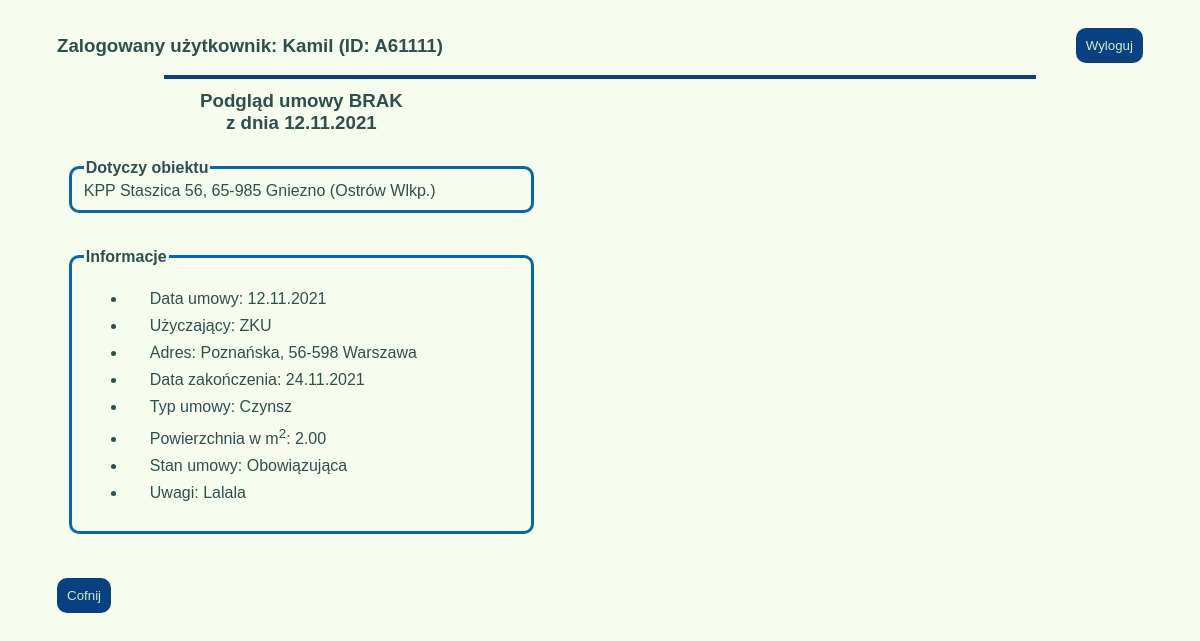
Before: /umowy/podglad/1/ (signed in) with the older database file.
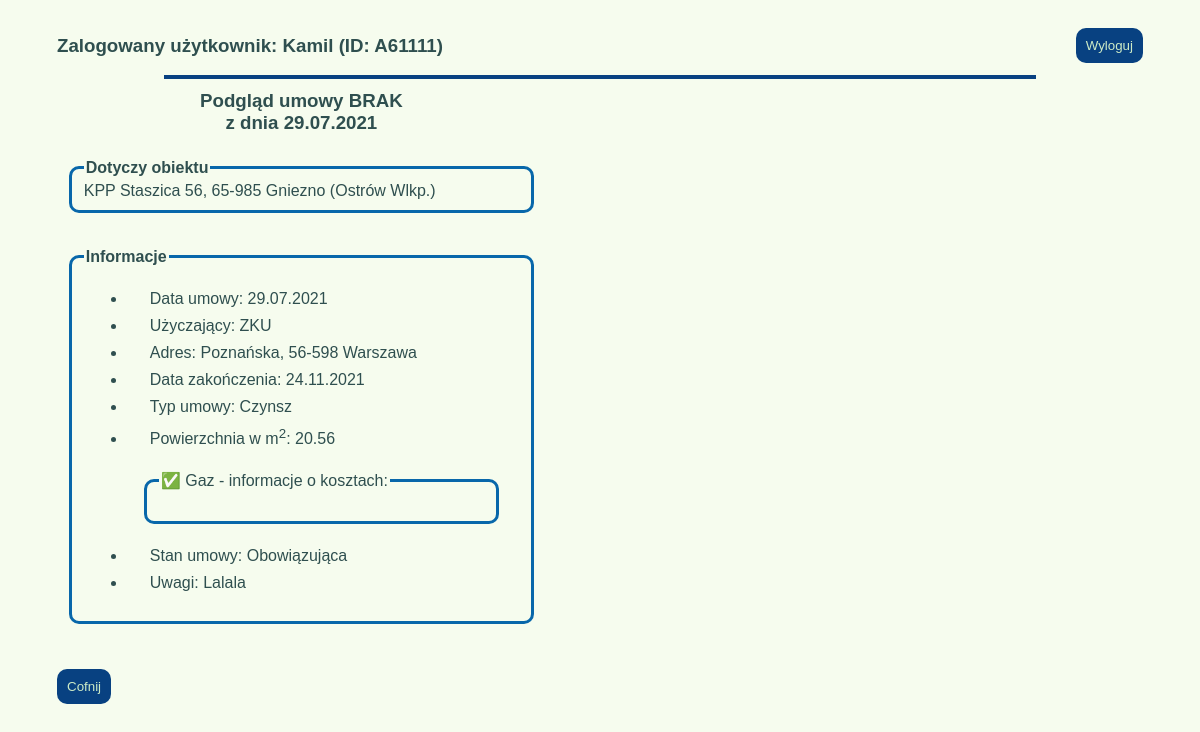
After: the same page with the newer database file.
### umowyapp/models.py (models this page shows, shortened)
class Umowa(models.Model):
    data_umowy = models.DateField(null=False)
    nr_umowy = models.CharField(max_length=20, blank=True, default="BRAK")
    podstawa_prawna = models.ForeignKey(Podstawa_prawna, on_delete=models.CASCADE, blank=True)
    nazwa_uzyczajacego = models.CharField(max_length=30, null=True)
    adres_uzyczajacego = models.CharField(max_length=30, null=True)
    kod_pocztowy_uzyczajacego = models.CharField(max_length=6, null=True)
    miasto_uzyczajacego = models.CharField(max_length=20, null=True)
    okres_obowiazywania = models.DateField(blank=True, default="")
    typ_umowy = models.ForeignKey(Rodzaj_umowy, on_delete=models.CASCADE)
    pow_uzyczona = models.DecimalField(max_digits=4, decimal_places=2, null=True, blank=True)
    rodzaj_kosztow_prad = models.BooleanField()
    informacje_prad = models.TextField(blank=True, default="")
    rodzaj_kosztow_gaz = models.BooleanField()
    informacje_gaz = models.TextField(blank=True, default="")
    rodzaj_kosztow_woda = models.BooleanField()
    informacje_woda = models.TextField(blank=True, default="")
    rodzaj_kosztow_co = models.BooleanField()
    informacje_co = models.TextField(blank=True, default="")
    powiaty_jedn = models.ForeignKey(Powiaty_Wlkp, on_delete=models.CASCADE)
    rodzaj_jedn = models.ForeignKey(Rodzaje_jednostek, on_delete=models.CASCADE)
    adres_jedn = models.CharField(max_length=30, null=True)
    miasto_jedn = models.CharField(max_length=20, null=True)
    kod_pocztowy_jedn = models.CharField(max_length=6, null=True)
    skan_umowy = models.FileField(upload_to='umowy_pdf', null=True, blank=True)
    stan_umowy = models.ForeignKey(Stan_umow, on_delete=models.CASCADE, blank=False, default=1)
    uwagi = models.TextField(blank=True, default="")
    deleted = models.BooleanField(null=False, default=0)
    created = models.DateTimeField(auto_now_add=True)
    modified = models.DateTimeField(auto_now=True)
    autor = models.ForeignKey("auth.User", on_delete=models.CASCADE)

class Rodzaje_jednostek(models.Model):
    rodzaj = models.CharField(max_length=4, null=False)
    def __str__(self):
        return self.rodzaj_jedn()
    def rodzaj_jedn(self):
        return "{}".format(self.rodzaj)

class Powiaty_Wlkp(models.Model):
    powiat = models.CharField(max_length=12, null=False)
    def __str__(self):
        return self.powiat_jedn()
    def powiat_jedn(self):
        return "{}".format(self.powiat)

class Rodzaj_umowy(models.Model):
    rodz_um = models.CharField(max_length=6, default="Czynsz")
    def __str__(self):
        return self.rodzaj_um()
    def rodzaj_um(self):
        return "{}".format(self.rodz_um)

class Stan_umow(models.Model):
    stan = models.CharField(max_length=14, null=False)
    def __str__(self):
        return self.stan_umowy()
    def stan_umowy(self):
        return "{}".format(self.stan)

### umowyapp/views.py (the view)
# urls.py: path('podglad/<int:id>/', podglad_umow, name="podglad_umowy"),
@login_required
def podglad_umow(request, id):
    podglad = Umowa.objects.get(pk=id)
    form = UmowyForm(request.FILES or None, instance=podglad)
    return render(request, 'podglad.html', {'podglad': podglad})

### templates/podglad.html (shortened to what this page needs)
{%extends 'start.html'%}
{%block strona%}
<section xmlns="http://www.w3.org/1999/html">
    <div class="podglad_box">
        <h3 class="naglowek_podglad">Podgląd umowy {{podglad.nr_umowy}}<br>z dnia {{podglad.data_umowy}}</h3>
        <form class="podglad_umow">
            <fieldset>
                <legend><b>Dotyczy obiektu</b></legend>
                <span>{{podglad.rodzaj_jedn}} {{podglad.adres_jedn}}, {{podglad.kod_pocztowy_jedn}} {{podglad.miasto_jedn}} ({{podglad.powiaty_jedn}})</span>
            </fieldset>
        </form>
        <form class="podglad_umow">
            <fieldset>
                <legend><b>Informacje</b></legend>
                <ul>
                    <li><label>Data umowy: {{podglad.data_umowy}}</label></li>
                    <li><label>Użyczający: {{podglad.nazwa_uzyczajacego }}</label></li>
                    <li><label> Adres: {{podglad.adres_uzyczajacego}},
                        {{podglad.kod_pocztowy_uzyczajacego}} {{podglad.miasto_uzyczajacego}}</label>
                    </li>
                    <li><label>Data zakończenia: {{podglad.okres_obowiazywania}}</label></li>
                    <li><label>Typ umowy: {{podglad.typ_umowy}}</label></li>
                    <li><label>Powierzchnia w m<sup>2</sup>: {{podglad.pow_uzyczona}}</label></li>
                    {%if podglad.rodzaj_kosztow_gaz == True%}
                      <form>
                    <fieldset class="media-podgląd">
                        <legend class="aktywne"> Gaz - informacje o kosztach: </legend>
                    </fieldset>
                    </form>
                    {%endif%}
                    <li> <label>Stan umowy: {{podglad.stan_umowy}}</label></li>
                    <li> <label>Uwagi: {{podglad.uwagi}}</label></li>
                </ul>
            </fieldset>
        </form>
        <div class="cofni_podgląd">
            <a href="{% url 'wszystkie_umowy'%}"><button class="button-general button-back">Cofnij</button></a>
        </div>
    </div>
</section>
{%endblock%}

### templates/start.html (shortened to what this page needs)
{%load static%}
<!doctype html>
<html lang="pl">
<head>
    <link rel="stylesheet" href= "{%block css%}{% static 'style.css' %}{%endblock%}">
</head>
<body>
{% if user.is_authenticated%}
<nav class="element_login">
    <h3 class="user_name">Zalogowany użytkownik: {{user.first_name}} (ID: {{user.username}})</h3>
    <a href="{%url 'logout'%}"><button class="button-logout">Wyloguj</button></a>
</nav>
{%else%}
<a href="{%url 'login'%}">Login</a>
{%endif%}
<hr class="hr">
            {%block strona%} {%endblock%}
</body>
</html>

### umowyapp/static/style.css (style rules this page uses)
body { color: #2F4F4F; background-color: hsl(85,67%,96%); padding: 1rem 1%; font-family: arial; margin: auto 45px; }
.user_name { float: left; }
.button-logout { float: right; display:inline-block; background-color: hsl(212,88%,27%); color: hsl(109,49%,85%); width: auto; margin-top: 12px; margin-left: auto; margin-right: auto; padding:10px; border-radius: 10px; border-style: none; top:50; -webkit-transition: all 1s ease; }
.hr { clear: both; border: 2px solid hsl(212,88%,27%); width: 80%; margin:0.5% auto; }
.button-general { display:inline-block; background-color: hsl(212,88%,27%); color: hsl(109,49%,85%); width: auto; margin: 20px 8px auto auto; padding:10px; border-radius: 10px; border-style: none; -webkit-transition: all 1s ease; transition: all 1s ease; }
.podglad_box { width: 45%; }
.aktywne::before { content:"\2705"; }
section { display:flex; }
.naglowek_podglad { text-align:center; margin:5px; }
.podglad_umow { margin:15px 0px; padding:2%; }
.podglad_umow fieldset ul li { padding: 3px; margin: 3px; }
.podglad_umow label { margin: 10px 20px; }
fieldset { border: solid 3px hsl(205,91%,35%); border-radius: 10px; }
.media-podgląd { margin:20px; }
.cofni_podgląd { clear: left; }

Changed rows visible on the page:
changed Umowa "BRAK": data_umowy "12.11.2021" → "29.07.2021"; pow_uzyczona "2.00" → "20.56"; rodzaj_kosztow_gaz False → True (drawn)
Other visible differences:
text now shown: "Gaz - informacje o kosztach:"
